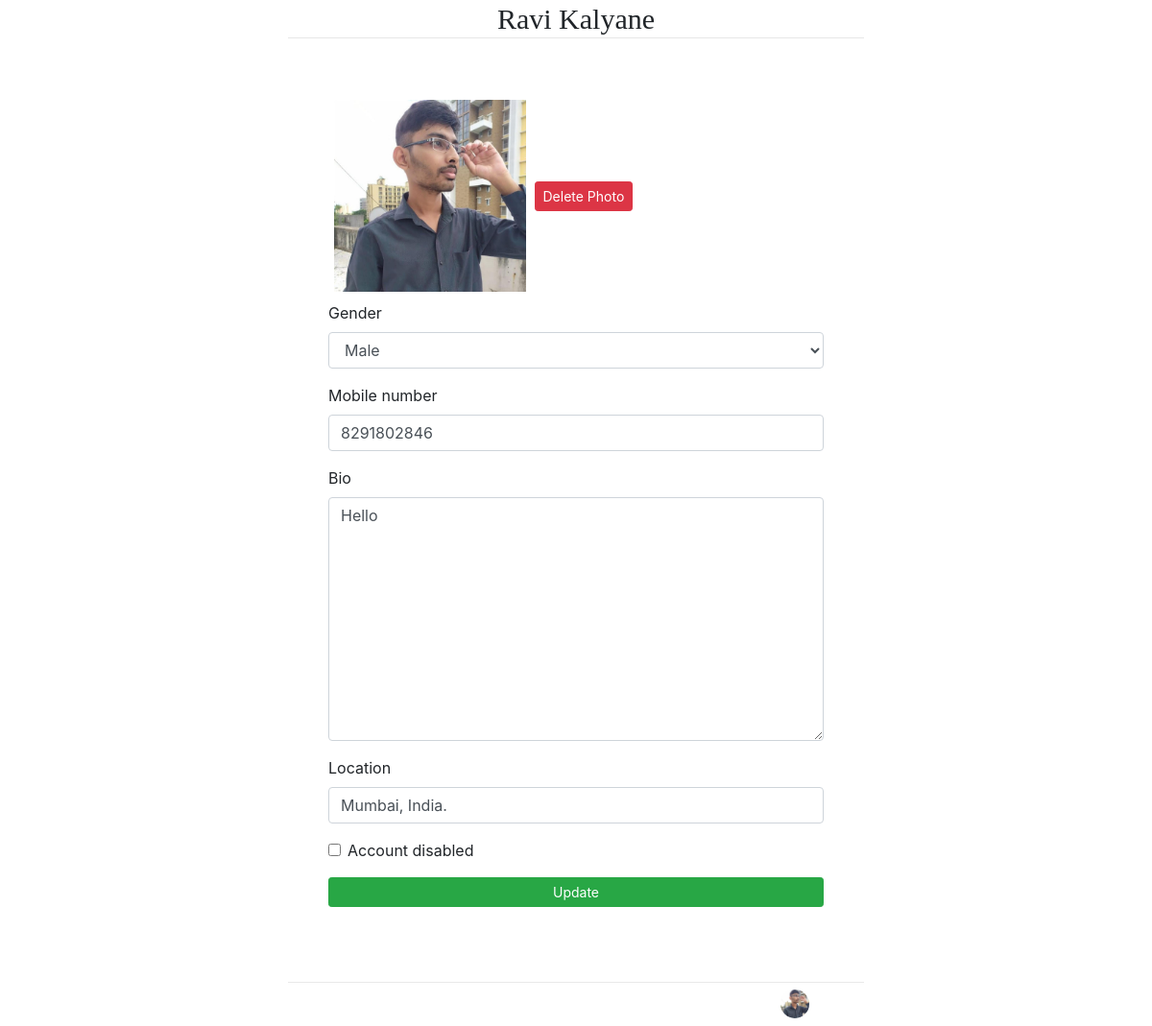
The app's page /edit_profile/1 (signed in) with its own data.
### userprofile/models.py (models this page shows)
class UserProfile(models.Model):
    genders = ((0, 'Female'), (1, 'Male'))
    user = models.OneToOneField(User, on_delete=models.CASCADE, related_name='userprofile')
    profile_photo = models.ImageField(blank=True, null=True, upload_to='profile_photos')
    gender = models.IntegerField(choices=genders, blank=True, null=True)
    mobile_number = models.CharField(max_length=10, blank=True, null=True, unique=True)
    bio = models.TextField(blank=True)
    location = models.CharField(max_length=50, default='', blank=True)
    account_disabled = models.BooleanField(default=False)

### userprofile/views.py (the view)
# urls.py: path('edit_profile/<str:pk>', views.edit_profile, name='edit_profile'),
def edit_profile(request, pk):
    userprofile = UserProfile.objects.get(id=pk)
    if userprofile.user == request.user:
        if request.method == 'GET':
            userprofile = UserProfile.objects.get(id=pk)
            form = EditProfileForm(instance=userprofile)
        else:
            userprofile = UserProfile.objects.get(id=pk)
            form = EditProfileForm(request.POST, instance=userprofile)
            if form.is_valid():
                form.save()
                return redirect('/profile')
    else:
        return HttpResponse('<h1>Not Allowed</h1>')
    return render(request, 'edit_profile.html', {'form': form, 'userprofile': userprofile})

### userprofile/forms.py
class EditProfileForm(forms.ModelForm):
    class Meta:
        model = UserProfile
        exclude = 'user', 'profile_photo'
        fields = '__all__'

### templates/edit_profile.html (shortened to what this page needs)
{% extends 'base.html' %}
{% load static %}
{% load crispy_forms_tags %}
{% block content %}
<div class="jumbotron">
    <div class="ml-3">{% if userprofile.profile_photo %}
        <img src="{{userprofile.profile_photo.url}}" width="200px" alt="">
        <a href="{%url 'delete_profile_photo' userprofile.id %}"><button class="btn btn-danger btn-sm m-1">Delete Photo</button></a>
        {% else %}
        <h5>User has no profile photo.</h5>
        <a href="{%url 'add_dp' userprofile.id %}">Add Profile Photo</a>
        {% endif %}
    </div>
    <form action="" method="post">
        {{form|crispy}}
        <button type="submit" class="btn btn-success btn-block btn-sm">Update</button>
    </form>
</div>
{% endblock %}

### templates/base.html (shortened to what this page needs)
{% load static %}
<!DOCTYPE html>
<html lang="en">
    <head>
        <link rel="stylesheet" href="https://stackpath.bootstrapcdn.com/bootstrap/4.5.0/css/bootstrap.min.css" />
        <link rel="stylesheet" href="{% static 'css/style.css' %}" />
        <link rel="stylesheet" type="text/css" href="https://kit-pro.fontawesome.com/releases/v5.13.0/css/pro.min.css" />
    </head>
    <body>
        <main>
            <nav class="user-navbar myfont">
                {%if user.is_authenticated%}{{request.user.first_name}} {{request.user.last_name}}{%else%}PhotoGram{%endif%}
            </nav>
            {% block content %} {% endblock %}
            <nav class="bottom-navbar">
                {%if user.is_authenticated and user.userprofile.profile_photo%}
                <a href="{% url 'profile' %}"><img class="img-icon" src="{{user.userprofile.profile_photo.url}}" alt="" /></a>
                {% else %}
                <a href="{% url 'profile' %}"><i class="fad fa-user-circle"></i></a>
                {% endif %}
            </nav>
        </main>
    </body>
</html>

### static/css/style.css (style rules this page uses)
@media screen and (min-width: 600px) { main { max-width: 50vw; margin: auto; } }
@media screen and (min-width: 600px) { .bottom-navbar { width: 50vw!important; margin: auto; } }
main { margin-bottom: 50px; background-color: white; }
.user-navbar { font-size: 30px; font-weight: ; display: flex; justify-content: center; align-items: center; height: 40px; border-bottom: 1px solid #e7e7e7; }
.myfont { font-family: 'billabongregular'; }
.bottom-navbar { position: fixed; bottom: 0px; width: 100%; border-top: 1px solid #e9e9e9; font-size: 30px; display: flex; justify-content: space-around; align-items: center; background-color: white; }
.bottom-navbar img { margin-bottom: 6px; }
.img-icon { width: 30px; height: 30px; border-radius: 50%; }
.jumbotron { background-color: white; }
form { padding: 10px; }

### records on screen
UserProfile: profile_photo (picture), gender "Male", mobile_number "8291802846", bio "Hello", location "Mumbai, India."

### other values on screen
{{ request.user.first_name }} "Ravi"
{{ request.user.last_name }} "Kalyane"
